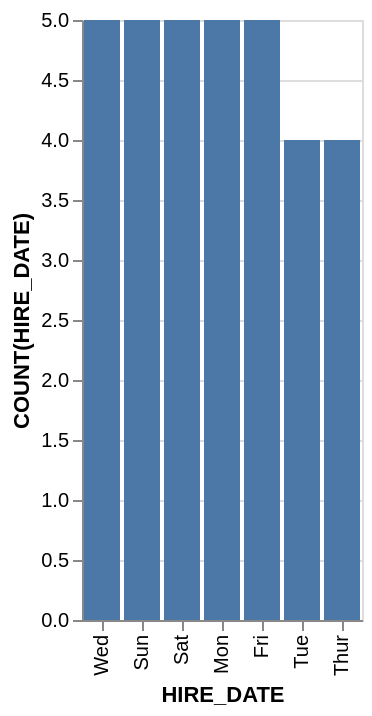

Vega-Lite specification for this chart:
### Vega-Lite specification from a JSON file in a GitHub repository (floating-point values rounded to 4 significant figures)
{"data": {"values": [{"x_data": "Wed", "y_data": 5}, {"x_data": "Sun", "y_data": 5}, {"x_data": "Sat", "y_data": 5}, {"x_data": "Mon", "y_data": 5}, {"x_data": "Fri", "y_data": 5}, {"x_data": "Tue", "y_data": 4}, {"x_data": "Thur", "y_data": 4}]}, "mark": "bar", "encoding": {"x": {"field": "x_data", "type": "nominal", "title": "HIRE_DATE", "sort": {"op": "sum", "field": "y_data", "order": "descending"}}, "y": {"field": "y_data", "type": "quantitative", "title": "COUNT(HIRE_DATE)"}}}
